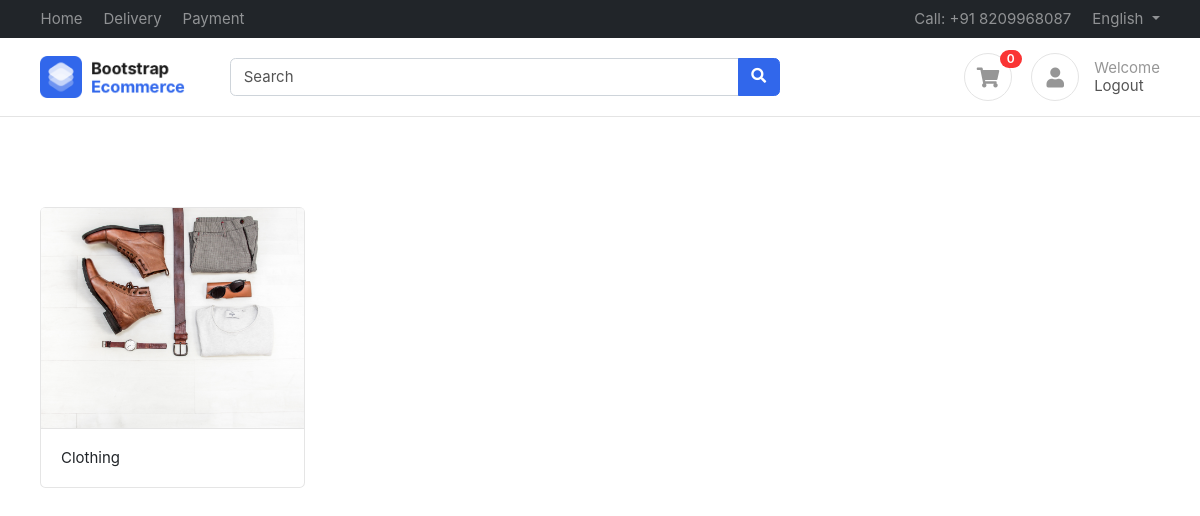
/ (signed in), run on the app's committed database.
### accounts/models.py (models this page shows)
class Profile(BaseModel):
    user = models.OneToOneField(User,on_delete=models.CASCADE,related_name="profile")
    is_verified = models.BooleanField(default=False)
    email_token = models.CharField(max_length = 100)
    profile_image = models.ImageField(upload_to='profile_image/')
    def get_cart_count(self):
        return CartItem.objects.filter(cart__is_paid = False, cart__user = self.user).count() #Here we use CartItem because Cart is only one for one user so it will give us only 1 that not the correct answer.

### products/models.py (models this page shows, shortened)
class Category(BaseModel):
    category_name = models.CharField(max_length = 100)
    category_image = models.ImageField(upload_to='category_images/')
    category_slug = models.SlugField(unique=True, null= True,blank=True)

### home/views.py (the view)
# urls.py: path('',index,name='index'),
@login_required()
def index(request):
    cat = Category.objects.all()
    context  = {'cats': cat}
    return render(request,'home/index.html',context)

### templates/home/index.html
{% extends 'base/base.html' %}
{% block start %}
<div class="container mt-5 pt-5">
    <div class="row">
        {% for cat in cats %}
        <div class="col-md-3">
            <figure class="card card-product-grid">
                <div class="img-wrap"> <img src="{{cat.category_image.url}}"></div>
                <figcaption class="info-wrap border-top">
                    <a href="{% url 'sub_cat' cat.category_slug%}" class="title">{{cat.category_name}}</a>
                </figcaption>
            </figure>
        </div>
        {% endfor %}
    </div>
</div>
{% endblock %}

### templates/base/base.html (shortened to what this page needs)
<!DOCTYPE HTML>
{% load static %}
<html lang="en">
<head>
<link href="{% static 'css/bootstrap.css' %}" rel="stylesheet" type="text/css"/>
<link href="{% static 'fonts/fontawesome/css/all.min.css' %}" type="text/css" rel="stylesheet">
<link href="{% static 'css/ui.css' %}" rel="stylesheet" type="text/css"/>
<link href="{% static 'css/responsive.css' %}" rel="stylesheet" />
</head>
<body>
	<header class="section-header">
		<nav class="navbar navbar-dark navbar-expand p-0 bg-dark">
		<div class="container">
			<ul class="navbar-nav d-none d-md-flex mr-auto">
				<li class="nav-item"><a class="nav-link" href="{% url 'index' %}">Home</a></li>
				<li class="nav-item"><a class="nav-link" href="#">Delivery</a></li>
				<li class="nav-item"><a class="nav-link" href="#">Payment</a></li>
			</ul>
			<ul class="navbar-nav">
				<li class="nav-item"><a href="#" class="nav-link"> Call: +91 8209968087 </a></li>
				<li class="nav-item dropdown">
					 <a href="#" class="nav-link dropdown-toggle" data-toggle="dropdown"> English </a>
				</li>
			</ul>
		  </div>
		</nav>
		<section class="header-main border-bottom">
			<div class="container">
		<div class="row align-items-center">
			<div class="col-lg-2 col-4">
				<div class="brand-wrap">
					<img class="logo" src="{% static 'images/logo.png' %}">
				</div>
			</div>
			<div class="col-lg-6 col-sm-12">
				<form action="#" class="search">
					<div class="input-group w-100">
						<input type="text" class="form-control" placeholder="Search">
						<div class="input-group-append">
						  <button class="btn btn-primary" type="submit">
							<i class="fa fa-search"></i>
						  </button>
						</div>
					</div>
				</form>
			</div>
			<div class="col-lg-4 col-sm-6 col-8">
				<div class="widgets-wrap float-md-right">
					<div class="widget-header  mr-3">
						<a href="{% url 'cart' %}" class="icon icon-sm rounded-circle border"><i class="fa fa-shopping-cart"></i></a>
						<span class="badge badge-pill badge-danger notify">{{request.user.profile.get_cart_count}}</span>
					</div>
					<div class="widget-header icontext">
						<a href="#" class="icon icon-sm rounded-circle border"><i class="fa fa-user"></i></a>
						<div class="text">
							<span class="text-muted">Welcome {% if request.user.is_authenticated %}{{request.user.first_name}}{%endif%}</span>
							<div>
								{% if request.user.is_authenticated %}
								<a href="{% url 'user_logout' %}">Logout</a>
								{% else %}
								<a href="{% url 'user_register' %}">Sign in</a> |
								<a href="{% url 'user_login' %}"> Register</a>
								{% endif %}
							</div>
						</div>
					</div>
				</div>
			</div>
		</div>
			</div>
		</section>
	</header>
    {% block start %}
    {% endblock %}
</body>
</html>

### static/css/ui.css (style rules this page uses)
html { font-family: 'Inter', sans-serif; font-size: 15px; }
.img-wrap { text-align: center; display: block; }
.img-wrap img { max-width: 100%; }
.icon-xs, .icon-sm, .icon-md, .icon-lg { display: inline-block; text-align: center; flex-shrink: 0; flex-grow: 0; }
.icon-sm { width: 48px; height: 48px; line-height: 48px; font-size: 20px; }
figure { margin-bottom: 0; }
.card .title { color: #212529; }
.header-main { position: relative; padding-top: 1rem; padding-bottom: 1rem; }
.brand-wrap .logo, .navbar-brand .logo { margin-right: 7px; max-height: 42px; display: inline-block; }
.widget-header { display: inline-block; vertical-align: middle; position: relative; }
.widget-header a { color: #545454; }
.widget-header i { color: #969696; }
.widget-header .notify { position: absolute; top: -3px; right: -10px; }
[class*='card-product'] a.title { color: #212529; display: block; }
[class*='card-product'] .img-wrap { overflow: hidden; position: relative; }
[class*='card-product'] .img-wrap img { height: 100%; max-width: 100%; width: auto; display: inline-block; object-fit: cover; }
.card-product-grid { margin-bottom: 20px; }
.card-product-grid .img-wrap { border-radius: 0.2rem 0.2rem 0 0; height: 220px; }
.card-product-grid .info-wrap { overflow: hidden; padding: 18px 20px; }
.card .img-wrap { overflow: hidden; }
.icontext { display: inline-flex; align-items: center; vertical-align: middle; }
.icontext .text { width: 100%; line-height: 1.2; color: #212529; }
.icontext .icon { position: relative; margin-right: 15px; flex-shrink: 0; flex-grow: 0; }
.notify { position: absolute; top: -4px; right: -10px; display: inline-block; padding: .25em .6em; font-size: 12px; line-height: 1; text-align: center; border-radius: 3rem; color: #fff; background-color: #fa3434; }

### data on the page
Category: category_image (picture), category_name "Clothing"

### other printed values
{{ request.user.profile.get_cart_count }} "0"
